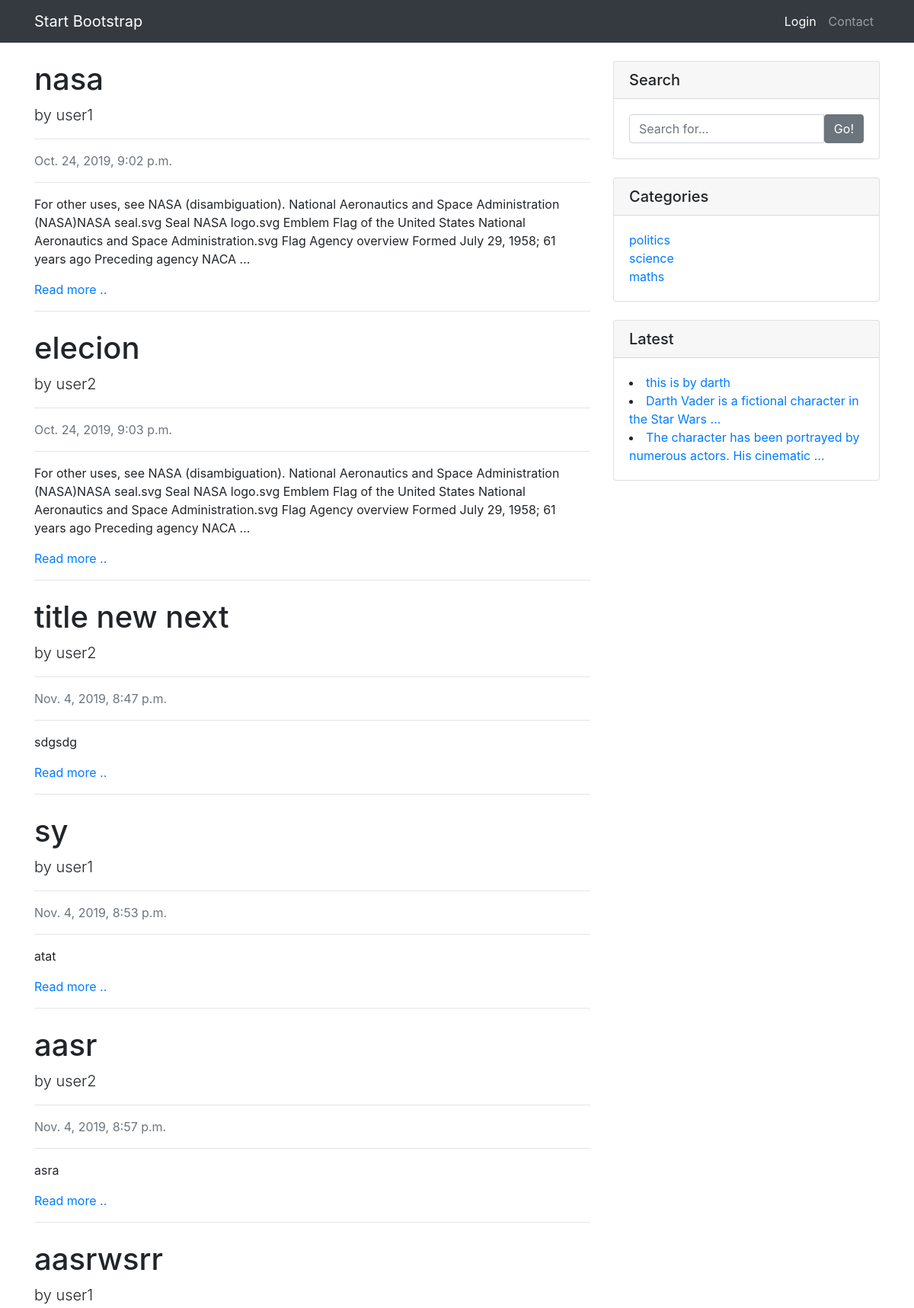
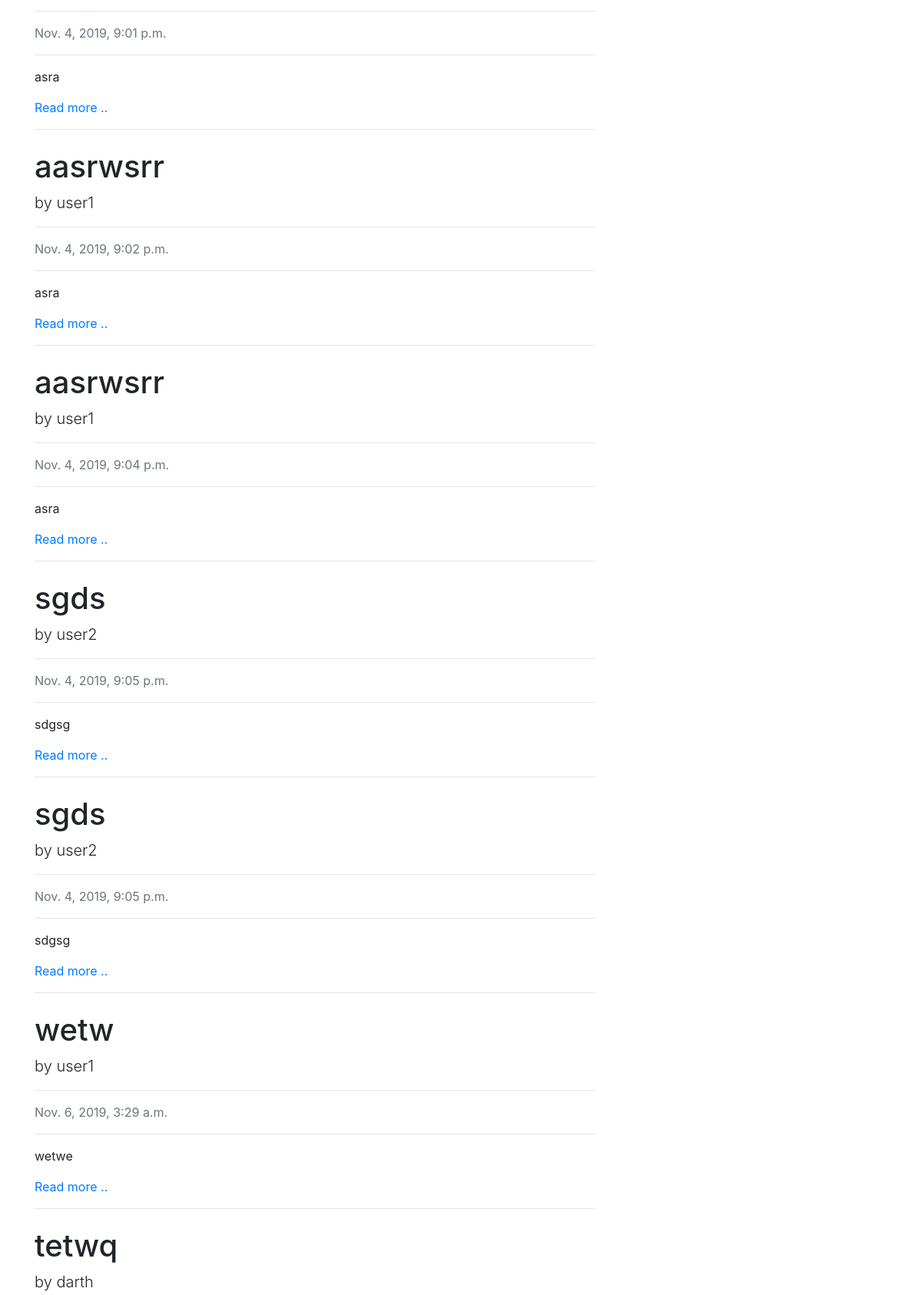
/posts/ (upper part), run on the app's committed database (2 pictures, top to bottom).
### posts/models.py (models this page shows, shortened)
class Posts(models.Model):
	title = models.CharField(max_length=100)
	text = models.TextField()
	timestamp = models.DateTimeField(auto_now_add=True)
	author = models.ForeignKey(Author, on_delete=models.CASCADE)
	categories = models.ManyToManyField(Category)
	class Meta:
		verbose_name_plural="Posts"
	def get_absolute_url(self):
		return reverse('posts:post-detail', kwargs={'pk':self.pk})

class Author(models.Model):
	user = models.OneToOneField(User, on_delete=models.CASCADE)

class Category(models.Model):
	title = models.CharField(max_length=20)
	class Meta:
		verbose_name_plural='Categories'
	def get_absolute_url(self):
		return reverse ('posts:category-detail', kwargs={'pk':self.pk})

### posts/views.py (the view)
# urls.py: path('posts/', PostListView.as_view(), name='post-list'),
class PostListView(ListView):
	model = Posts
	template_name = 'posts_list.html'
	def get_context_data(self, **kwargs):
		categories = Category.objects.all()
		latest = Posts.objects.order_by('-timestamp')[0:3]
		context = super().get_context_data(**kwargs)
		context['categories'] = categories
		context['latest'] = latest
		return context

### templates/posts_list.html (shortened to what this page needs)
{% extends 'base.html' %}
{% block content %}
 <div class="col-lg-8">
        {% for obj in object_list%}
                <h1 class="mt-4">{{obj.title }}</h1>
                <p class="lead">
          by
          {{obj.author.user.username}}
        </p>
        <hr>
        <p class="text-muted">{{obj.timestamp}}</p>
        <hr>
        <p>{{obj.text|truncatewords:40}}</p>
        <a href="{{obj.get_absolute_url}}">Read more ..</a>
        <hr>
        {% endfor%}
</div>
      {% endblock %}
      {% block sidebar %}
      {% include 'sidebar.html'  %}
      {% endblock %}

### templates/sidebar.html
<div class="col-md-4">
 <div class="card my-4">
          <h5 class="card-header">Search</h5>
          <div class="card-body">
            <div class="input-group">
              <input type="text" class="form-control" placeholder="Search for...">
              <span class="input-group-btn">
                <button class="btn btn-secondary" type="button">Go!</button>
              </span>
            </div>
          </div>
        </div>
        <div class="card my-4">
          <h5 class="card-header">Categories</h5>
          <div class="card-body">
            <div class="row">
              <div class="col-lg-6">
                <ul class="list-unstyled mb-0">
                 {% for cat in categories %}
                  <li>
                  <a href="{{cat.get_absolute_url}}">{{cat.title}}</a>
                  </li>
          {% endfor%}
              </div>
            </div>
          </div>
        </div>
          <div class="card my-4">
          <h5 class="card-header">Latest</h5>
          <div class="card-body">
            {% for new in latest %}
                  <li>
                  <a href="{{new.get_absolute_url}}">{{new.title | truncatewords:10}}</a>
                  </li>
          {% endfor%}
          </div>
        </div>
        </div>

### staticfiles/css/blog-post.css (style rules this page uses)
body { padding-top: 56px; }

### data on the page
Posts: title "nasa", author.user.username "user1", timestamp "Oct. 24, 2019, 9:02 p.m.", text "For other uses, see NASA (disambiguation). National Aeronautics and Space Administration (NASA)NASA seal.svg Seal NASA logo.svg Emblem Flag of the United States National Aeronautics and Space Administration.svg Flag Agency overview Formed July 29, 1958; 61 years ago Preceding agency NACA …"
Posts: title "elecion", author.user.username "user2", timestamp "Oct. 24, 2019, 9:03 p.m.", text "For other uses, see NASA (disambiguation). National Aeronautics and Space Administration (NASA)NASA seal.svg Seal NASA logo.svg Emblem Flag of the United States National Aeronautics and Space Administration.svg Flag Agency overview Formed July 29, 1958; 61 years ago Preceding agency NACA …"
Posts: title "title new next", author.user.username "user2", timestamp "Nov. 4, 2019, 8:47 p.m.", text "sdgsdg"
Posts: title "sy", author.user.username "user1", timestamp "Nov. 4, 2019, 8:53 p.m.", text "atat"
Posts: title "aasr", author.user.username "user2", timestamp "Nov. 4, 2019, 8:57 p.m.", text "asra"
Posts: title "aasrwsrr", author.user.username "user1", timestamp "Nov. 4, 2019, 9:01 p.m.", text "asra"
Posts: title "aasrwsrr", author.user.username "user1", timestamp "Nov. 4, 2019, 9:02 p.m.", text "asra"
Posts: title "aasrwsrr", author.user.username "user1", timestamp "Nov. 4, 2019, 9:04 p.m.", text "asra"
Posts: title "sgds", author.user.username "user2", timestamp "Nov. 4, 2019, 9:05 p.m.", text "sdgsg"
Posts: title "sgds", author.user.username "user2", timestamp "Nov. 4, 2019, 9:05 p.m.", text "sdgsg"
Posts: title "wetw", author.user.username "user1", timestamp "Nov. 6, 2019, 3:29 a.m.", text "wetwe"
Posts: title "tetwq", author.user.username "darth"
Category: title "politics"
Category: title "science"
Category: title "maths"
Posts: title "this is by darth"
Posts: title "Darth Vader is a fictional character in the Star Wars …"
Posts: title "The character has been portrayed by numerous actors. His cinematic …"
